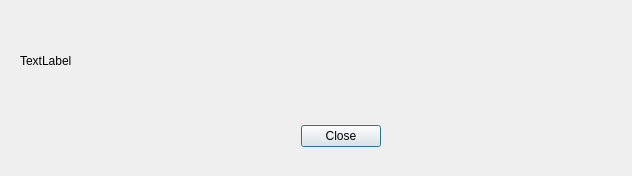
<?xml version="1.0" encoding="UTF-8"?>
<ui version="4.0">
 <class>Error</class>
 <widget class="QDialog" name="Error">
  <property name="geometry">
   <rect>
    <x>0</x>
    <y>0</y>
    <width>632</width>
    <height>176</height>
   </rect>
  </property>
  <property name="windowTitle">
   <string>Error</string>
  </property>
  <widget class="QDialogButtonBox" name="buttonBox">
   <property name="geometry">
    <rect>
     <x>250</x>
     <y>120</y>
     <width>131</width>
     <height>32</height>
    </rect>
   </property>
   <property name="orientation">
    <enum>Qt::Horizontal</enum>
   </property>
   <property name="standardButtons">
    <set>QDialogButtonBox::Close</set>
   </property>
  </widget>
  <widget class="QLabel" name="label">
   <property name="geometry">
    <rect>
     <x>110</x>
     <y>20</y>
     <width>491</width>
     <height>91</height>
    </rect>
   </property>
   <property name="font">
    <font>
     <pointsize>9</pointsize>
    </font>
   </property>
   <property name="text">
    <string/>
   </property>
   <property name="scaledContents">
    <bool>true</bool>
   </property>
   <property name="wordWrap">
    <bool>true</bool>
   </property>
  </widget>
  <widget class="QLabel" name="image">
   <property name="geometry">
    <rect>
     <x>20</x>
     <y>25</y>
     <width>61</width>
     <height>71</height>
    </rect>
   </property>
   <property name="text">
    <string>TextLabel</string>
   </property>
   <property name="scaledContents">
    <bool>true</bool>
   </property>
  </widget>
 </widget>
 <resources/>
 <connections>
  <connection>
   <sender>buttonBox</sender>
   <signal>accepted()</signal>
   <receiver>Error</receiver>
   <slot>accept()</slot>
   <hints>
    <hint type="sourcelabel">
     <x>248</x>
     <y>254</y>
    </hint>
    <hint type="destinationlabel">
     <x>157</x>
     <y>274</y>
    </hint>
   </hints>
  </connection>
  <connection>
   <sender>buttonBox</sender>
   <signal>rejected()</signal>
   <receiver>Error</receiver>
   <slot>reject()</slot>
   <hints>
    <hint type="sourcelabel">
     <x>316</x>
     <y>260</y>
    </hint>
    <hint type="destinationlabel">
     <x>286</x>
     <y>274</y>
    </hint>
   </hints>
  </connection>
 </connections>
</ui>
